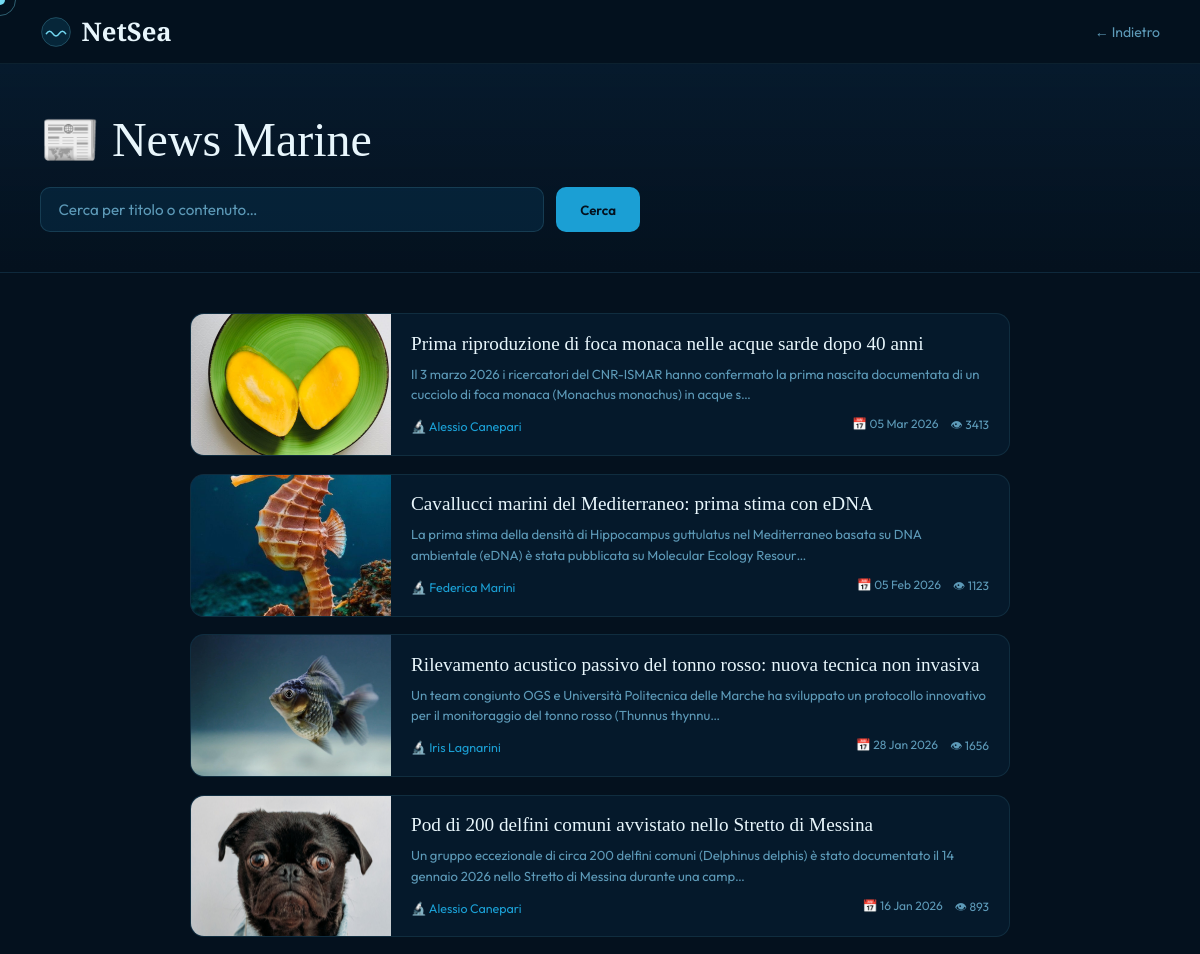
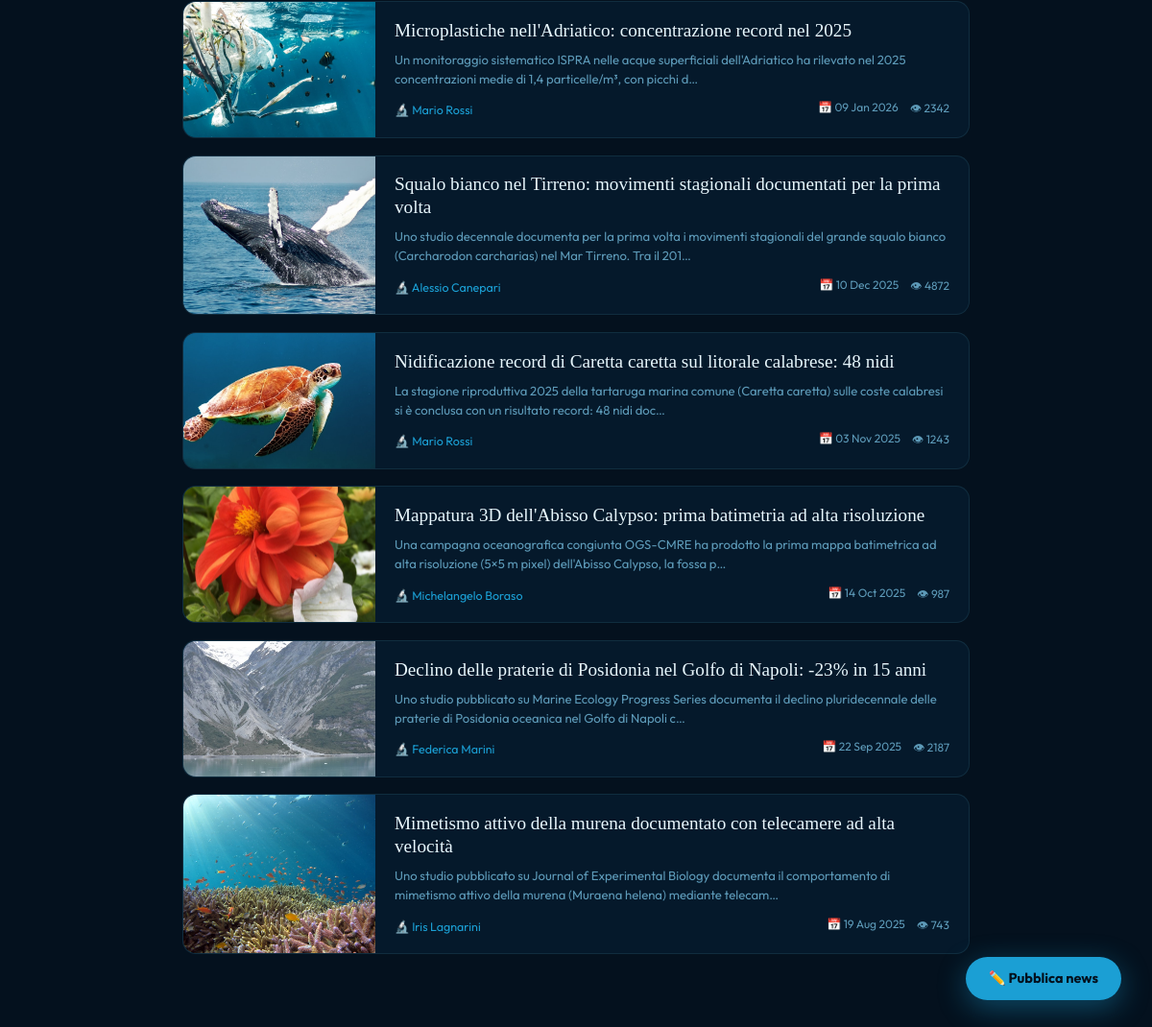
/news.php (signed in), run on the app's committed database (2 pictures, top to bottom).
### tables this page shows
CREATE TABLE `news` (
  `id_news` int(11) NOT NULL,
  `titolo` varchar(150) DEFAULT NULL,
  `contenuto` text DEFAULT NULL,
  `copertina` text DEFAULT NULL,
  `data_pub` date DEFAULT NULL,
  `visualizzazioni` int(11) DEFAULT NULL,
  `id_ricercatore` int(11) DEFAULT NULL
);

CREATE TABLE `utente` (
  `id_utente` int(11) NOT NULL,
  `username` varchar(50) DEFAULT NULL,
  `password_hash` text DEFAULT NULL,
  `email` varchar(150) DEFAULT NULL,
  `nome` varchar(100) DEFAULT NULL,
  `cognome` varchar(100) DEFAULT NULL,
  `data_registrazione` date DEFAULT NULL,
  `is_admin` tinyint(1) DEFAULT 0,
  `foto_profilo` varchar(255) DEFAULT NULL
);

### news.php (the view, shortened to what this page needs)
<?php
require 'config.php';
$q = trim($_GET['q'] ?? '');
$like = '%' . $q . '%';
if ($q) {
    $stmt = $connessione->prepare("
        SELECT n.*, u.nome AS nome_autore, u.cognome AS cognome_autore
        FROM news n
        JOIN ricercatore r ON n.id_ricercatore = r.id_ricercatore
        JOIN utente u ON r.id_ricercatore = u.id_utente
        WHERE n.titolo LIKE ? OR n.contenuto LIKE ?
        ORDER BY n.data_pub DESC
    ");
    $stmt->execute([$like, $like]);
} else {
    $stmt = $connessione->query("
        SELECT n.*, u.nome AS nome_autore, u.cognome AS cognome_autore
        FROM news n
        JOIN ricercatore r ON n.id_ricercatore = r.id_ricercatore
        JOIN utente u ON r.id_ricercatore = u.id_utente
        ORDER BY n.data_pub DESC
    ");
}
$tutte_news = $stmt->fetchAll();
?>
<!DOCTYPE html>
<html lang="it">
<head>
  <link rel="stylesheet" href="style.css">
</head>
<body>
<nav>
  <a href="index.php" class="nav-logo">
    <svg viewBox="0 0 40 40" fill="none">
      <circle cx="20" cy="20" r="18" fill="rgba(27,159,212,.15)" stroke="rgba(114,215,240,.3)" stroke-width="1"/>
      <path d="M8 22 Q12 16 16 22 Q20 28 24 22 Q28 16 32 22" stroke="#72d7f0" stroke-width="2" fill="none" stroke-linecap="round"/>
    </svg>
    NetSea
  </a>
  <a href="javascript:history.back()" class="nav-back">← Indietro</a>
</nav>
<div class="page-hero">
  <h1>📰 News Marine</h1>
  <form class="search-bar" method="GET" action="news.php">
    <input type="text" name="q" value="<?= htmlspecialchars($q) ?>"
           placeholder="Cerca per titolo o contenuto…" autocomplete="off">
    <button type="submit">Cerca</button>
  </form>
</div>
<div class="main">
  <?php if (empty($tutte_news)): ?>
    <div class="empty">
      <div>🌊</div>
      <p><?= $q ? 'Nessuna news trovata per questa ricerca.' : 'Nessuna news pubblicata ancora.' ?></p>
    </div>
  <?php else: ?>
    <?php foreach ($tutte_news as $n):
      $data   = $n['data_pub'] ? date('d M Y', strtotime($n['data_pub'])) : '';
      $autore = trim(($n['nome_autore'] ?? '') . ' ' . ($n['cognome_autore'] ?? ''));
      $isImg  = !empty($n['copertina']) && preg_match('/\.(jpg|jpeg|png|gif|webp)$/i', $n['copertina']);
    ?>
    <a href="news_detail.php?id=<?= $n['id_news'] ?>" class="news-card">
      <div class="news-card-img">
        <?php if ($isImg): ?>
          <img src="<?= htmlspecialchars($n['copertina']) ?>" alt="">
        <?php else: ?>
          🌊
        <?php endif; ?>
      </div>
      <div class="news-card-body">
        <h3><?= htmlspecialchars($n['titolo']) ?></h3>
        <p><?= htmlspecialchars(mb_substr($n['contenuto'] ?? '', 0, 150)) ?>…</p>
        <div class="news-card-footer">
          <span class="news-autore">🔬 <?= htmlspecialchars($autore) ?></span>
          <div class="news-meta">
            <span>📅 <?= $data ?></span>
            <span>👁 <?= (int)($n['visualizzazioni'] ?? 0) ?></span>
          </div>
        </div>
      </div>
    </a>
    <?php endforeach; ?>
  <?php endif; ?>
</div>
<?php if (isset($_SESSION['id']) && in_array($_SESSION['ruolo'] ?? '', ['ricercatore','admin'])): ?>
  <a href="crea_news.php" class="fab">✏️ Pubblica news</a>
<?php endif; ?>
</body>
</html>

### style.css (style rules this page uses)
*, *::before, *::after { box-sizing: border-box; margin: 0; padding: 0; }
:root { --ink: #04111e; --deep: #071e33; --ocean: #0b3d5e; --mid: #1267a0; --wave: #1b9fd4; --foam: #72d7f0; --pearl: #e8f6fc; --sand: #f5ede0; --sand2: #e8d9c4; --coral: #e05a3a; --kelp: #2cb89b; --gold: #f0c040; --text: #c5e4f5; --muted: #5d9ab8; --ease: cubic-bezier(.25,.46,.45,.94); }
html { scroll-behavior: smooth; }
body { font-family: 'Outfit', sans-serif; background: var(--ink); color: var(--text); overflow-x: hidden; cursor: none; }
a { color: var(--wave); text-decoration: none; transition: color .2s; }
nav { position: sticky; top: 0; z-index: 200; height: 64px; display: flex; align-items: center; padding: 0 2.5rem; gap: 1rem; background: rgba(4,17,30,.95); border-bottom: 1px solid rgba(114,215,240,.08); }
.nav-logo { display: flex; align-items: center; gap: .6rem; text-decoration: none; font-family: 'Cormorant Garamond', serif; font-size: 1.6rem; font-weight: 600; color: var(--pearl); }
.nav-logo svg, .nav-logo-wave svg { width: 32px; height: 32px; }
.nav-back { margin-left: auto; color: var(--muted); font-size: .875rem; transition: color .2s; }
h1, h2, h3 { font-family: 'Cormorant Garamond', serif; font-weight: 400; color: var(--pearl); }
h1 { font-size: clamp(1.8rem, 4vw, 3rem); line-height: 1.15; margin-bottom: .75rem; }
h3 { font-size: 1.15rem; line-height: 1.3; }
.fab { position: fixed; bottom: 2rem; right: 2rem; z-index: 300; background: var(--wave); color: var(--ink); border-radius: 50px; padding: .85rem 1.5rem; font-family: 'Outfit', sans-serif; font-weight: 700; font-size: .9rem; display: flex; align-items: center; gap: .5rem; text-decoration: none; border: none; cursor: pointer; box-shadow: 0 8px 30px rgba(27,159,212,.4); transition: all .2s; }
input[type=text], input[type=email], input[type=password], input[type=url], input[type=number], select, textarea { width: 100%; padding: .8rem 1rem; background: rgba(11,61,94,.3); border: 1px solid rgba(114,215,240,.15); border-radius: 10px; color: var(--pearl); font-family: 'Outfit', sans-serif; font-size: .95rem; outline: none; transition: border-color .2s, box-shadow .2s, background .2s; }
input::placeholder, textarea::placeholder { color: var(--muted); }
.page-hero { padding: 3rem 2.5rem 2.5rem; background: linear-gradient(180deg, rgba(7,30,51,.7), var(--ink)); border-bottom: 1px solid rgba(114,215,240,.08); }
.page-hero h1 { font-size: clamp(2rem, 4vw, 3rem); margin-bottom: 1.25rem; }
.main { max-width: 900px; margin: 2.5rem auto 5rem; padding: 0 2.5rem; }
.search-bar { display: flex; gap: .75rem; max-width: 600px; }
.search-bar input { flex: 1; padding: .75rem 1.1rem; background: rgba(11,61,94,.35); border: 1px solid rgba(114,215,240,.15); border-radius: 10px; color: var(--pearl); font-family: 'Outfit', sans-serif; font-size: .95rem; outline: none; }
.search-bar input::placeholder { color: var(--muted); }
.search-bar button { padding: .75rem 1.5rem; background: var(--wave); color: var(--ink); border: none; border-radius: 10px; font-family: 'Outfit', sans-serif; font-weight: 600; cursor: pointer; transition: background .2s; }
.news-card { display: grid; grid-template-columns: 200px 1fr; background: rgba(11,61,94,.2); border: 1px solid rgba(114,215,240,.1); border-radius: 14px; overflow: hidden; margin-bottom: 1.1rem; text-decoration: none; transition: border-color .2s, transform .2s; }
.news-card-img { background: linear-gradient(135deg,var(--ocean),var(--deep)); display: flex; align-items: center; justify-content: center; font-size: 4rem; min-height: 130px; position: relative; overflow: hidden; }
.news-card-img img { width: 100%; height: 100%; object-fit: cover; position: absolute; inset: 0; }
.news-card-body { padding: 1.1rem 1.25rem; display: flex; flex-direction: column; justify-content: space-between; }
.news-card-body h3 { font-family: 'Cormorant Garamond', serif; font-size: 1.2rem; color: var(--pearl); font-weight: 400; line-height: 1.25; margin-bottom: .5rem; }
.news-card-body p { color: var(--muted); font-size: .82rem; line-height: 1.55; display: -webkit-box; -webkit-line-clamp: 2; -webkit-box-orient: vertical; overflow: hidden; margin-bottom: .75rem; flex: 1; }
.news-card-footer { display: flex; align-items: center; justify-content: space-between; gap: .5rem; flex-wrap: wrap; }
.news-autore { font-size: .78rem; color: var(--wave); }
.news-meta { display: flex; gap: .75rem; font-size: .75rem; color: var(--muted); }

### data on the page
news: copertina (picture), titolo "Prima riproduzione di foca monaca nelle acque sarde dopo 40 anni", contenuto "Il 3 marzo 2026 i ricercatori del CNR-ISMAR hanno confermato la prima nascita documentata di un cucciolo di foca monaca (Monachus monachus) in acque s", utente.nome+cognome "Alessio Canepari", data_pub "05 Mar 2026", visualizzazioni "3413"
news: copertina (picture), titolo "Cavallucci marini del Mediterraneo: prima stima con eDNA", contenuto "La prima stima della densità di Hippocampus guttulatus nel Mediterraneo basata su DNA ambientale (eDNA) è stata pubblicata su Molecular Ecology Resour", utente.nome+cognome "Federica Marini", data_pub "05 Feb 2026", visualizzazioni "1123"
news: copertina (picture), titolo "Rilevamento acustico passivo del tonno rosso: nuova tecnica non invasiva", contenuto "Un team congiunto OGS e Università Politecnica delle Marche ha sviluppato un protocollo innovativo per il monitoraggio del tonno rosso (Thunnus thynnu", utente.nome+cognome "Iris Lagnarini", data_pub "28 Jan 2026", visualizzazioni "1656"
news: copertina (picture), titolo "Pod di 200 delfini comuni avvistato nello Stretto di Messina", contenuto "Un gruppo eccezionale di circa 200 delfini comuni (Delphinus delphis) è stato documentato il 14 gennaio 2026 nello Stretto di Messina durante una camp", utente.nome+cognome "Alessio Canepari", data_pub "16 Jan 2026", visualizzazioni "893"
news: copertina (picture), titolo "Microplastiche nell'Adriatico: concentrazione record nel 2025", contenuto "Un monitoraggio sistematico ISPRA nelle acque superficiali dell'Adriatico ha rilevato nel 2025 concentrazioni medie di 1,4 particelle/m³, con picchi d", utente.nome+cognome "Mario Rossi", data_pub "09 Jan 2026", visualizzazioni "2342"
news: copertina (picture), titolo "Squalo bianco nel Tirreno: movimenti stagionali documentati per la prima volta", contenuto "Uno studio decennale documenta per la prima volta i movimenti stagionali del grande squalo bianco (Carcharodon carcharias) nel Mar Tirreno. Tra il 201", utente.nome+cognome "Alessio Canepari", data_pub "10 Dec 2025", visualizzazioni "4872"
news: copertina (picture), titolo "Nidificazione record di Caretta caretta sul litorale calabrese: 48 nidi", contenuto "La stagione riproduttiva 2025 della tartaruga marina comune (Caretta caretta) sulle coste calabresi si è conclusa con un risultato record: 48 nidi doc", utente.nome+cognome "Mario Rossi", data_pub "03 Nov 2025", visualizzazioni "1243"
news: copertina (picture), titolo "Mappatura 3D dell'Abisso Calypso: prima batimetria ad alta risoluzione", contenuto "Una campagna oceanografica congiunta OGS-CMRE ha prodotto la prima mappa batimetrica ad alta risoluzione (5×5 m pixel) dell'Abisso Calypso, la fossa p", utente.nome+cognome "Michelangelo Boraso", data_pub "14 Oct 2025", visualizzazioni "987"
news: copertina (picture), titolo "Declino delle praterie di Posidonia nel Golfo di Napoli: -23% in 15 anni", contenuto "Uno studio pubblicato su Marine Ecology Progress Series documenta il declino pluridecennale delle praterie di Posidonia oceanica nel Golfo di Napoli c", utente.nome+cognome "Federica Marini", data_pub "22 Sep 2025", visualizzazioni "2187"
news: copertina (picture), titolo "Mimetismo attivo della murena documentato con telecamere ad alta velocità", contenuto "Uno studio pubblicato su Journal of Experimental Biology documenta il comportamento di mimetismo attivo della murena (Muraena helena) mediante telecam", utente.nome+cognome "Iris Lagnarini", data_pub "19 Aug 2025", visualizzazioni "743"
